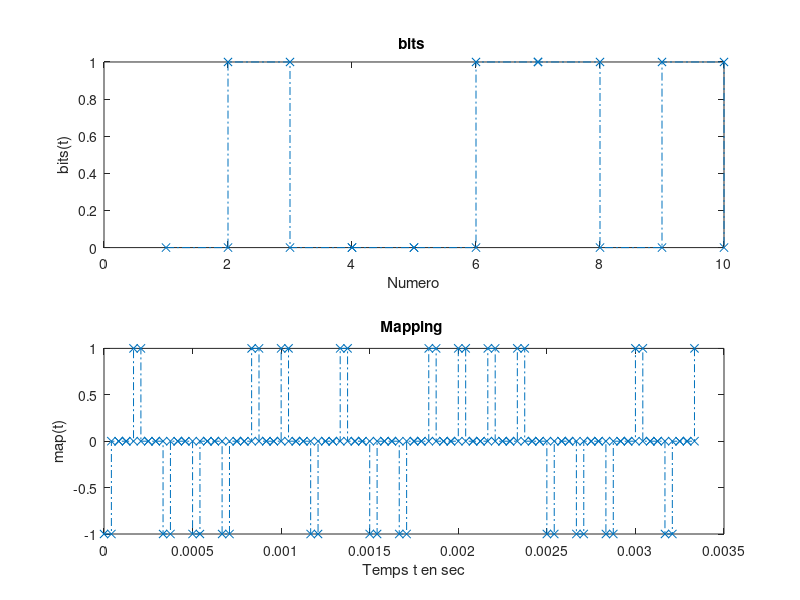
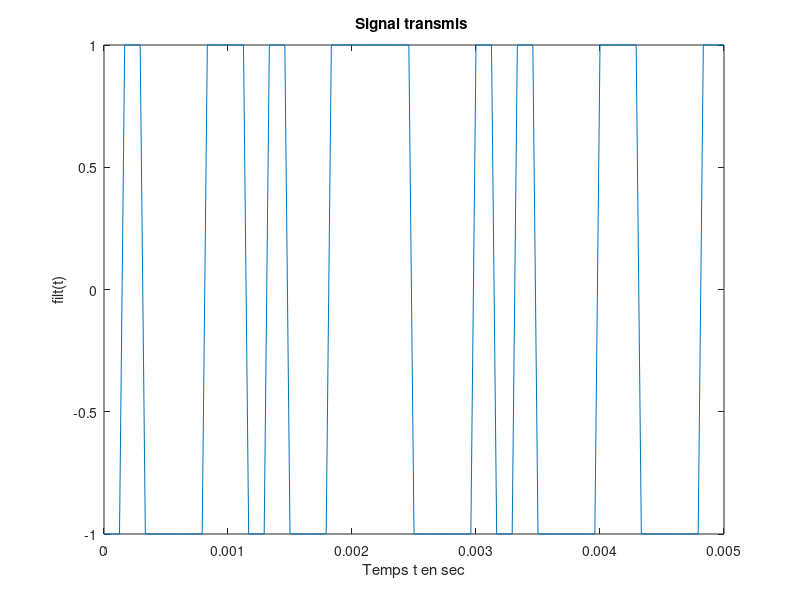
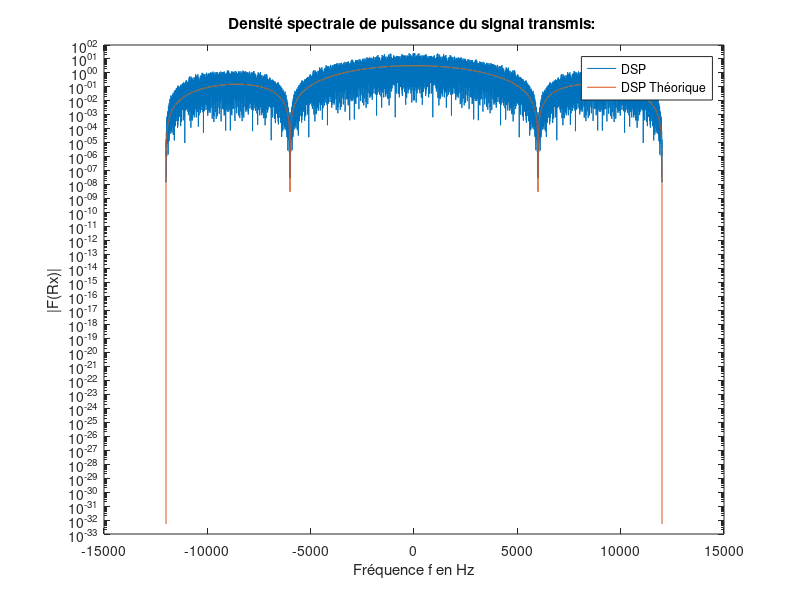
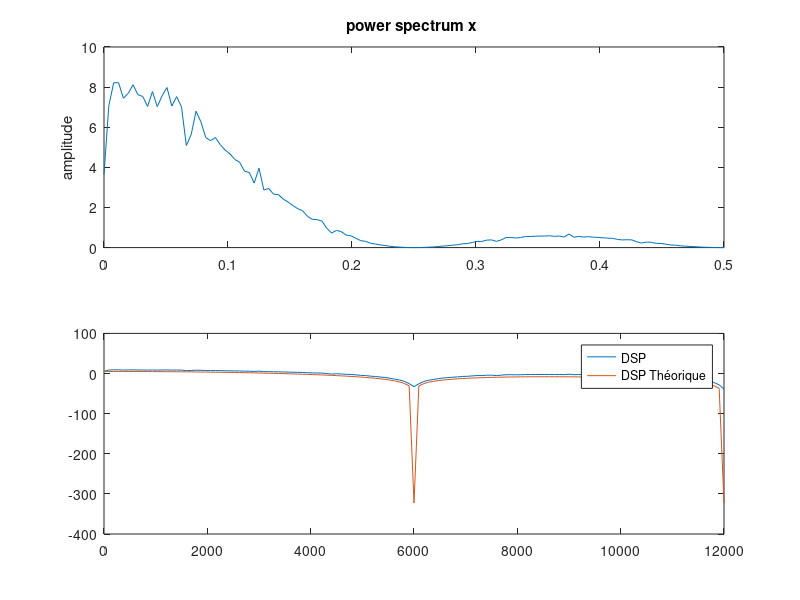

Write the MATLAB code that produced these figures, in order.
clear all
close all

%% Paramètre du modulateur
Fe = 24000; %Frequence echantillonage
Te = 1/Fe;
Rb = 6000; % Debit binaire des bits
Tb = 1/Rb; % Temps de 1 bit
m = 1; %1 bit par symbole pour le mapping
Rs = Rb/m; % Debit des sumboles
Ts = 1/Rs; % Tenps d'un symbole
Ns = Fe*Ts; % Nombre d'échantillons par symbole

%% Information binaire a transmettre
N = 5000; %Nombre de bit a transmettre
Nt = N*Ns; %Nombre d'échantillon totale. On rajoute des zeros !
bits = randi([0, 1], 1, N); %Signal aleatoire de N bits.

%% Mapping 1 : Symbole binaire de moyenne nulle
ak = [-1, 1]; %Mapping binaires a moyenne nulle
map(bits==0) = ak(1);
map(bits==1) = ak(2);

%% Surechantillonnage
map = kron(map, [1 zeros(1, Ns-1)]);

%%Filtrage de mise en forme
h = ones(1, Ns); %Reponse impulsionnelle de type rectangulaire de duree Ts=Ns*Te
filt = filter(h, 1, map); 

%% Plot
fig = figure(1);
subplot(211);
stairs(1:1:10, bits(1:10), '-.x');
xlabel('Numero');
ylabel('bits(t)');
title('bits ');
subplot(212);
stairs(0:Te:Te*(5*Ns)*Ns, map(1:5*Ns*Ns+1), '-.x');
xlabel('Temps t en sec');
ylabel('map(t)');
title('Mapping ');
saveas(fig, "figures/mod1_NRZ.png");

%% Signal transmis

fig = figure(2);
plot(0:Te:Te*(30*Ns), filt(1:30*Ns+1));
xlabel('Temps t en sec');
ylabel('filt(t)');
title('Signal transmis ');
saveas(fig, "figures/mod1_signal.png");

%% DSP theorique 
Sx_theo = @(f) Nt*Ts*sinc(f*Ts).^2;

%% DSP du signal transmis: Methode N7

fig = figure(3);
periodogramme_filt = 1/Nt * abs( fft(filt, 2^nextpow2(length(filt))) ).^2;
semilogy(linspace(-Fe/2, Fe/2, length(periodogramme_filt)), fftshift(periodogramme_filt));
hold on;
semilogy(linspace(-Fe/2, Fe/2, length(periodogramme_filt)), Sx_theo(linspace(-Fe/2, Fe/2, length(periodogramme_filt))));
xlabel('Fréquence f en Hz');
ylabel('|F(Rx)|');
legend("DSP", "DSP Théorique");
title('Densité spectrale de puissance du signal transmis: ');
hold off;
saveas(fig, "figures/mod1_DSP1.png");

%% DSP du signal transmis: Methode Welch
fig = figure(4);
subplot(211);
pwelch(filt);
subplot(212);
PSDx = 10*log10(pwelch(filt));
plot(linspace(0, Fe/2, length(PSDx)), PSDx);
hold on;
plot(linspace(0, Fe/2, length(PSDx)), 10*log10(Sx_theo(linspace(0, Fe/2, length(PSDx)))));
legend("DSP", "DSP Théorique");
hold off;
saveas(fig, "figures/mod1_DSP2.png");

